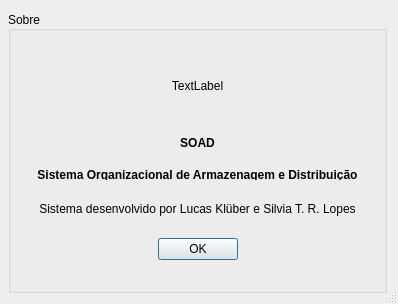
<?xml version="1.0" encoding="UTF-8"?>
<ui version="4.0">
 <class>about</class>
 <widget class="QDialog" name="about">
  <property name="geometry">
   <rect>
    <x>0</x>
    <y>0</y>
    <width>398</width>
    <height>304</height>
   </rect>
  </property>
  <property name="focusPolicy">
   <enum>Qt::StrongFocus</enum>
  </property>
  <property name="windowTitle">
   <string>Sobre o SOAD</string>
  </property>
  <property name="sizeGripEnabled">
   <bool>true</bool>
  </property>
  <layout class="QVBoxLayout" name="verticalLayout_3">
   <property name="leftMargin">
    <number>8</number>
   </property>
   <item>
    <layout class="QVBoxLayout" name="verticalLayout">
     <property name="spacing">
      <number>0</number>
     </property>
     <property name="sizeConstraint">
      <enum>QLayout::SetMinimumSize</enum>
     </property>
     <item>
      <widget class="QGroupBox" name="groupBox">
       <property name="maximumSize">
        <size>
         <width>16777215</width>
         <height>16777215</height>
        </size>
       </property>
       <property name="title">
        <string>Sobre</string>
       </property>
       <property name="alignment">
        <set>Qt::AlignLeading|Qt::AlignLeft|Qt::AlignVCenter</set>
       </property>
       <property name="flat">
        <bool>false</bool>
       </property>
       <layout class="QVBoxLayout" name="verticalLayout_2">
        <property name="sizeConstraint">
         <enum>QLayout::SetMinimumSize</enum>
        </property>
        <item>
         <widget class="QLabel" name="label_logo">
          <property name="maximumSize">
           <size>
            <width>16777215</width>
            <height>60</height>
           </size>
          </property>
          <property name="frameShape">
           <enum>QFrame::Panel</enum>
          </property>
          <property name="lineWidth">
           <number>0</number>
          </property>
          <property name="text">
           <string>TextLabel</string>
          </property>
          <property name="alignment">
           <set>Qt::AlignCenter</set>
          </property>
         </widget>
        </item>
        <item>
         <widget class="QLabel" name="label">
          <property name="sizePolicy">
           <sizepolicy hsizetype="Minimum" vsizetype="Minimum">
            <horstretch>0</horstretch>
            <verstretch>0</verstretch>
           </sizepolicy>
          </property>
          <property name="maximumSize">
           <size>
            <width>16777215</width>
            <height>10</height>
           </size>
          </property>
          <property name="font">
           <font>
            <weight>75</weight>
            <bold>true</bold>
           </font>
          </property>
          <property name="text">
           <string>SOAD</string>
          </property>
          <property name="textFormat">
           <enum>Qt::AutoText</enum>
          </property>
          <property name="scaledContents">
           <bool>false</bool>
          </property>
          <property name="alignment">
           <set>Qt::AlignCenter</set>
          </property>
         </widget>
        </item>
        <item>
         <widget class="QLabel" name="label_2">
          <property name="sizePolicy">
           <sizepolicy hsizetype="Minimum" vsizetype="Minimum">
            <horstretch>0</horstretch>
            <verstretch>0</verstretch>
           </sizepolicy>
          </property>
          <property name="maximumSize">
           <size>
            <width>16777215</width>
            <height>10</height>
           </size>
          </property>
          <property name="font">
           <font>
            <weight>75</weight>
            <bold>true</bold>
           </font>
          </property>
          <property name="text">
           <string>Sistema Organizacional de Armazenagem e Distribuição</string>
          </property>
          <property name="scaledContents">
           <bool>false</bool>
          </property>
          <property name="alignment">
           <set>Qt::AlignCenter</set>
          </property>
          <property name="wordWrap">
           <bool>false</bool>
          </property>
         </widget>
        </item>
        <item>
         <widget class="QLabel" name="label_3">
          <property name="sizePolicy">
           <sizepolicy hsizetype="Minimum" vsizetype="Maximum">
            <horstretch>0</horstretch>
            <verstretch>0</verstretch>
           </sizepolicy>
          </property>
          <property name="font">
           <font>
            <weight>50</weight>
            <bold>false</bold>
           </font>
          </property>
          <property name="text">
           <string>Sistema desenvolvido por Lucas Klüber e Silvia T. R. Lopes</string>
          </property>
          <property name="scaledContents">
           <bool>false</bool>
          </property>
          <property name="alignment">
           <set>Qt::AlignCenter</set>
          </property>
          <property name="wordWrap">
           <bool>false</bool>
          </property>
         </widget>
        </item>
        <item>
         <widget class="QDialogButtonBox" name="buttonBox">
          <property name="maximumSize">
           <size>
            <width>16777215</width>
            <height>16777215</height>
           </size>
          </property>
          <property name="focusPolicy">
           <enum>Qt::StrongFocus</enum>
          </property>
          <property name="inputMethodHints">
           <set>Qt::ImhPreferUppercase</set>
          </property>
          <property name="orientation">
           <enum>Qt::Horizontal</enum>
          </property>
          <property name="standardButtons">
           <set>QDialogButtonBox::Ok</set>
          </property>
          <property name="centerButtons">
           <bool>true</bool>
          </property>
         </widget>
        </item>
       </layout>
      </widget>
     </item>
    </layout>
   </item>
  </layout>
 </widget>
 <resources/>
 <connections/>
</ui>
